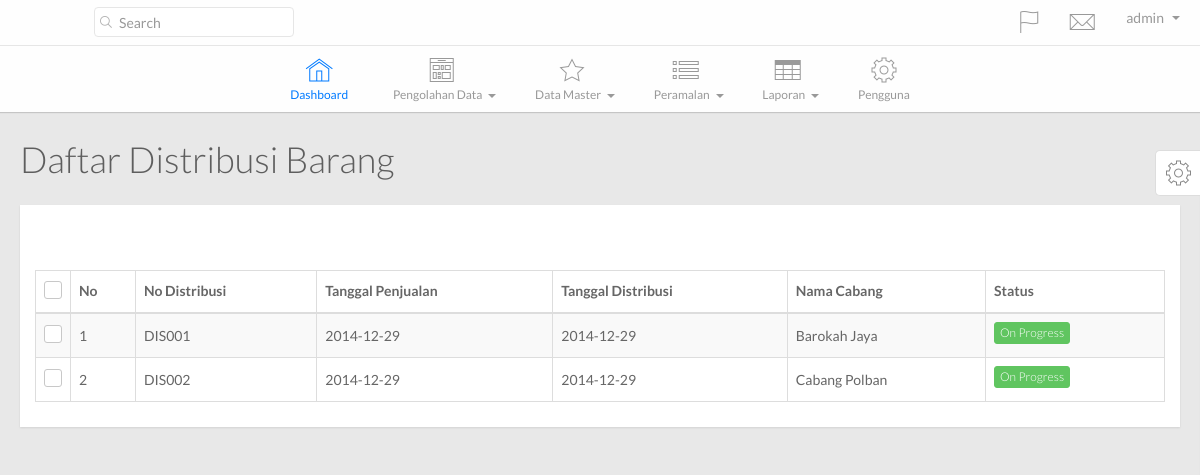
Before: /main.php?hal=daftar_distribusi (signed in) with the older database file.
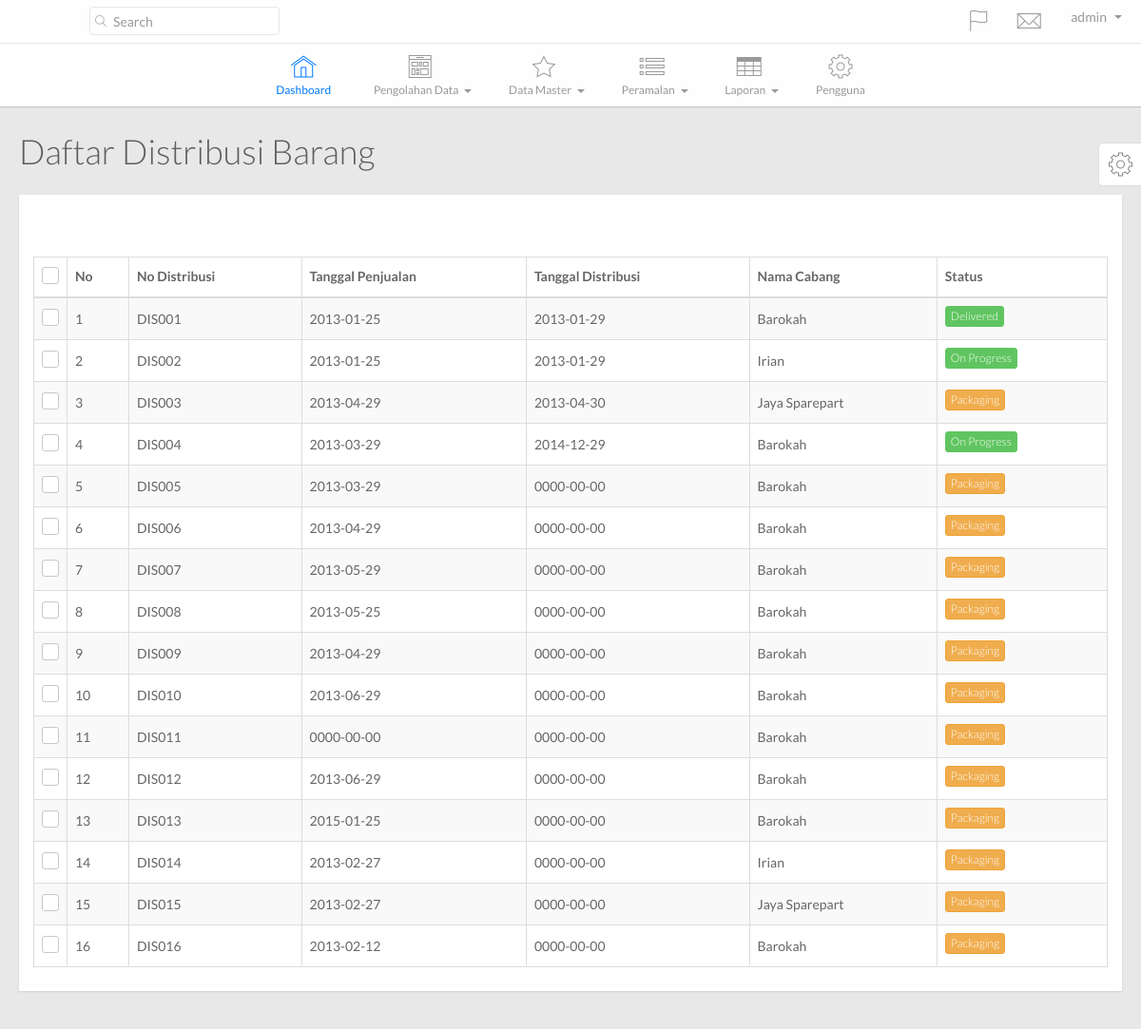
After: the same page with the newer database file.
### tables this page shows
CREATE TABLE IF NOT EXISTS `tb_distribusi_brg` (
  `id_distribusi` varchar(20) NOT NULL,
  `kode_cabang` varchar(30) NOT NULL,
  `tgl_jual` date NOT NULL DEFAULT '0000-00-00',
  `tgl_distribusi` date NOT NULL DEFAULT '0000-00-00',
  `status` tinyint(3) NOT NULL,
  PRIMARY KEY (`id_distribusi`),
  KEY `kode_cabang` (`kode_cabang`)
);

CREATE TABLE IF NOT EXISTS `tb_cabang` (
  `kode_cabang` varchar(30) NOT NULL,
  `nama_cabang` varchar(75) NOT NULL,
  `alamat_cabang` varchar(200) NOT NULL,
  `telepon_cabang` varchar(20) NOT NULL,
  `kode_admin` varchar(35) NOT NULL,
  PRIMARY KEY (`kode_cabang`),
  KEY `kode_admin` (`kode_admin`)
);

### config/SimplePDO.php (called while the page is built, shortened)
<?php
class SimplePDO {
    private $pdo = null;
    static $inst = null;
    static $settings = array(
        'host' => '',
        'user' => '',
        'password' => '',
        'database' => '',
        'results' => 'object',
        'charset' => 'utf8'
    );
    public function __construct()
    {
        $fetch_mode = ( self::$settings["results"] == 'object' ) ? PDO::FETCH_OBJ : PDO::FETCH_ASSOC;
        $options = array(
            PDO::ATTR_DEFAULT_FETCH_MODE => $fetch_mode,
            PDO::ATTR_ERRMODE => PDO::ERRMODE_EXCEPTION,
            PDO::MYSQL_ATTR_INIT_COMMAND => "SET NAMES ".self::$settings["charset"],
            PDO::ATTR_EMULATE_PREPARES => false
        );
        $dsn = 'mysql:dbname='.self::$settings["database"].';host='.self::$settings["host"].';charset='.self::$settings["charset"];
        try {
            $this->pdo = new PDO( $dsn, self::$settings["user"], self::$settings["password"], $options );
        } catch( PDOException $e ) {
            trigger_error( $e->getMessage() );
        }
    }
    public function query( $query, $bindings = array(), $internal_call = false )
    {
        try {
            $this->c_query = $this->pdo->prepare( $query );
            if( empty( $bindings ) )
            {
                $this->c_query->execute();
            }
            else
            {
                $this->c_query->execute( (array)$bindings );
            }
            if( $internal_call === true )
            {
                return $this->c_query;
            }
            elseif( $this->c_query && $this->lastid() )
            {
                return $this->lastid();
            }
            else
            {
                return false;
            }
        } catch( PDOException $e ) {
            trigger_error( $e->getMessage() );
        }
    }
    public function get_results( $query, $bindings = array() )
    {
        $this->c_query = $this->query( $query, $bindings, true );
        if( $this->c_query )
        {
            return $this->c_query->fetchAll();
        }
        else
        {
            return false;
        }
    }
    static function getInstance()
    {
        if( self::$inst == null )
        {
            self::$inst = new SimplePDO();
        }
        return self::$inst;
    }
    static function set_options( $array = array() )
    {
        if( !empty( $array ) )
        {
            foreach( $array as $k => $v )
            {
                if( isset( self::$settings[$k] ) )
                {
                    self::$settings[$k] = $v;
                }
            }
        }
    }
}

### template/daftar_distribusi.php (the view, shortened to what the changed rows need)
<?php $database = SimplePDO::getInstance();
      $query = $database->get_results("SELECT * FROM tb_distribusi_brg tp JOIN tb_cabang tc ON tc.kode_cabang=tp.kode_cabang");?>
        <div class="page-title">
          <h1>
            Daftar Distribusi Barang
          </h1>
        </div>
        <div class="row">
          <div class="col-lg-12">
            <div class="widget-container fluid-height clearfix">
              <div class="widget-content padded clearfix">
                <table class="table table-bordered table-striped" id="dataTable1">
                  <thead>
                    <th class="check-header hidden-xs">
                      <label><input id="checkAll" name="checkAll" type="checkbox"/><span></span></label>
                    </th>
                    <th>
                      No
                    </th>
                    <th>
                      No Distribusi
                    </th>
                    <th class="hidden-xs">
                      Tanggal Penjualan
                    </th>
                    <th class="hidden-xs">
                      Tanggal Distribusi
                    </th>
                    <th class="hidden-xs">
                      Nama Cabang
                    </th>
                    <th class="hidden-xs">
                      Status
                    </th>
                  </thead>
                  <tbody>
             <?php $i = 1; foreach($query as $row){?>
                    <tr>
                      <td class="check hidden-xs">
                        <label><input name="optionsRadios1" type="checkbox" value="<?php echo $row->id_distribusi;?>"><span></span></label>
                      </td>
                      <td>
                          <?php echo $i;?>
                      </td>
                      <td class="hidden-xs">
                        <?php echo $row->id_distribusi;?>
                      </td>
                      <td class="hidden-xs">
                        <?php echo $row->tgl_jual;?>
                      </td>
                      <td class="hidden-xs">
                        <?php echo $row->tgl_distribusi;?>
                      </td>
                      <td class="hidden-xs">
                        <?php echo $row->nama_cabang;?>
                      </td>
                      <td class="hidden-xs">
                        <?php if($row->status==0){?>
                        <a class="btn btn-xs btn-warning" href="main.php?hal=cetak_distribusi&kode=<?php echo $row->id_distribusi;?>">Packaging</a>
                        <?php }else if($row->status==1){?>
                        <a class="btn btn-xs btn-success" href="main.php?hal=cetak_distribusi&kode=<?php echo $row->id_distribusi;?>">On Progress</a>
                        <?php }else{?>
                        <a class="btn btn-xs btn-success" href="main.php?hal=cetak_distribusi&kode=<?php echo $row->id_distribusi;?>">Delivered</a>
                        <?php }?>
                      </td>
                    </tr>
              <?php $i++; }?>
                  </tbody>
                </table>
              </div>
            </div>
          </div>
        </div>

Changed rows visible on the page:
changed tb_distribusi_brg "DIS001": tgl_jual "2014-12-29" → "2013-01-25"; tgl_distribusi "2014-12-29" → "2013-01-29"; kode_cabang.nama_cabang "Barokah Jaya" → "Barokah"; status "On Progress" → "Delivered"
changed tb_distribusi_brg "DIS002": tgl_jual "2014-12-29" → "2013-01-25"; tgl_distribusi "2014-12-29" → "2013-01-29"; kode_cabang.nama_cabang "Cabang Polban" → "Irian"
added tb_distribusi_brg: id_distribusi "DIS003", tgl_jual "2013-04-29", tgl_distribusi "2013-04-30", kode_cabang.nama_cabang "Jaya Sparepart"
added tb_distribusi_brg: id_distribusi "DIS004", tgl_jual "2013-03-29", tgl_distribusi "2014-12-29", kode_cabang.nama_cabang "Barokah"
added tb_distribusi_brg: id_distribusi "DIS005", tgl_jual "2013-03-29", tgl_distribusi "0000-00-00", kode_cabang.nama_cabang "Barokah"
added tb_distribusi_brg: id_distribusi "DIS006", tgl_jual "2013-04-29", tgl_distribusi "0000-00-00", kode_cabang.nama_cabang "Barokah"
added tb_distribusi_brg: id_distribusi "DIS007", tgl_jual "2013-05-29", tgl_distribusi "0000-00-00", kode_cabang.nama_cabang "Barokah"
added tb_distribusi_brg: id_distribusi "DIS008", tgl_jual "2013-05-25", tgl_distribusi "0000-00-00", kode_cabang.nama_cabang "Barokah"
added tb_distribusi_brg: id_distribusi "DIS009", tgl_jual "2013-04-29", tgl_distribusi "0000-00-00", kode_cabang.nama_cabang "Barokah"
added tb_distribusi_brg: id_distribusi "DIS010", tgl_jual "2013-06-29", tgl_distribusi "0000-00-00", kode_cabang.nama_cabang "Barokah"
added tb_distribusi_brg: id_distribusi "DIS011", tgl_jual "0000-00-00", tgl_distribusi "0000-00-00", kode_cabang.nama_cabang "Barokah"
added tb_distribusi_brg: id_distribusi "DIS012", tgl_jual "2013-06-29", tgl_distribusi "0000-00-00", kode_cabang.nama_cabang "Barokah"
added tb_distribusi_brg: id_distribusi "DIS013", tgl_jual "2015-01-25", tgl_distribusi "0000-00-00", kode_cabang.nama_cabang "Barokah"
added tb_distribusi_brg: id_distribusi "DIS014", tgl_jual "2013-02-27", tgl_distribusi "0000-00-00", kode_cabang.nama_cabang "Irian"
added tb_distribusi_brg: id_distribusi "DIS015", tgl_jual "2013-02-27", tgl_distribusi "0000-00-00", kode_cabang.nama_cabang "Jaya Sparepart"
added tb_distribusi_brg: id_distribusi "DIS016", tgl_jual "2013-02-12", tgl_distribusi "0000-00-00", kode_cabang.nama_cabang "Barokah"
